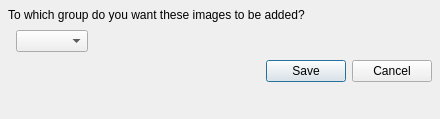
<?xml version="1.0" encoding="UTF-8"?>
<ui version="4.0">
 <class>ChooseGroupDialog</class>
 <widget class="QDialog" name="ChooseGroupDialog">
  <property name="geometry">
   <rect>
    <x>0</x>
    <y>0</y>
    <width>440</width>
    <height>119</height>
   </rect>
  </property>
  <property name="windowTitle">
   <string>Choose group</string>
  </property>
  <layout class="QFormLayout" name="addGroupLayout">
   <property name="fieldGrowthPolicy">
    <enum>QFormLayout::ExpandingFieldsGrow</enum>
   </property>
   <property name="horizontalSpacing">
    <number>8</number>
   </property>
   <property name="verticalSpacing">
    <number>8</number>
   </property>
   <property name="margin">
    <number>8</number>
   </property>
   <item row="1" column="0" colspan="2">
    <widget class="QLabel" name="groupQuestionLabel">
     <property name="text">
      <string>To which group do you want these images to be added?</string>
     </property>
     <property name="wordWrap">
      <bool>true</bool>
     </property>
    </widget>
   </item>
   <item row="2" column="1">
    <widget class="QComboBox" name="groupComboBox"/>
   </item>
   <item row="3" column="1">
    <widget class="QDialogButtonBox" name="groupButtonBox">
     <property name="standardButtons">
      <set>QDialogButtonBox::Cancel|QDialogButtonBox::Save</set>
     </property>
    </widget>
   </item>
  </layout>
 </widget>
 <resources>
  <include location="../images/openlp-2.qrc"/>
 </resources>
 <connections/>
</ui>
